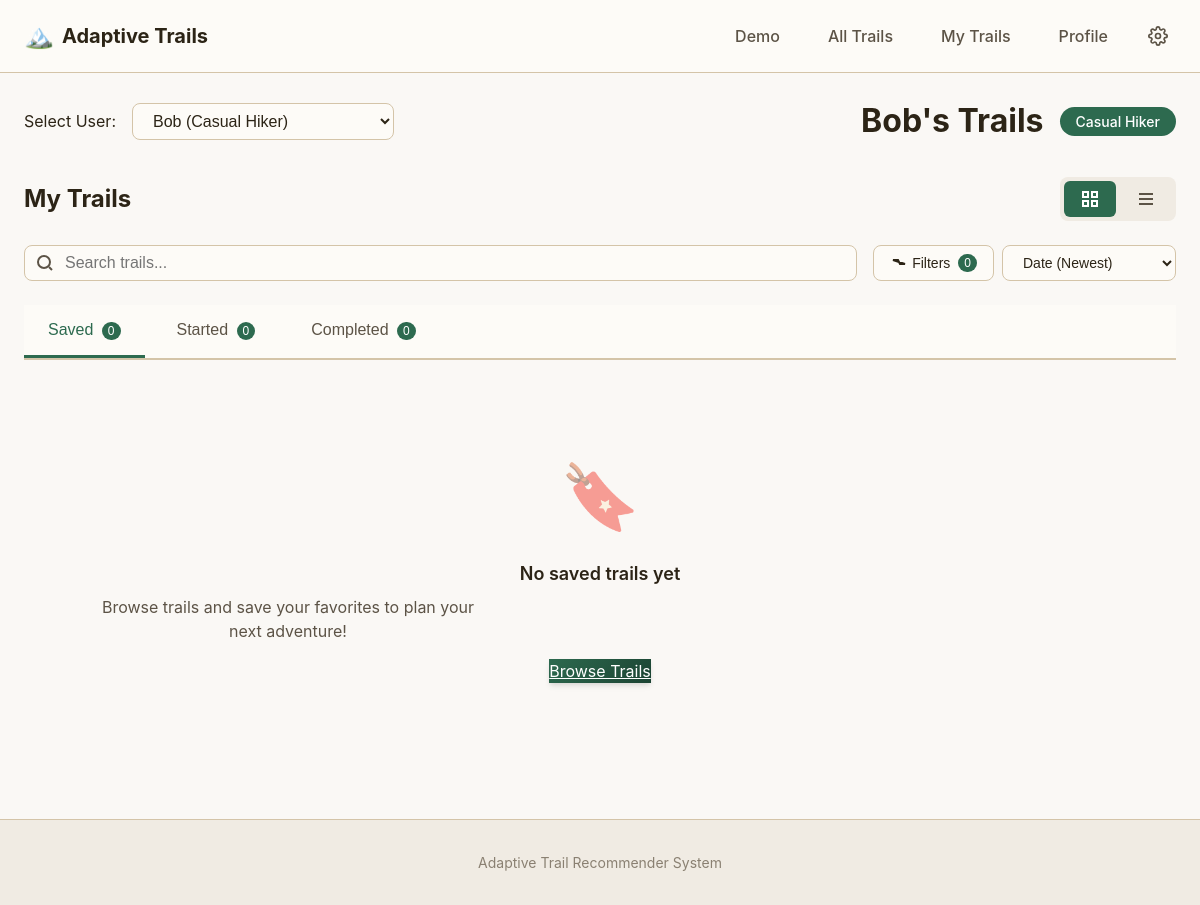
/profile/102/my-trails, run on an earlier commit of the app's database.
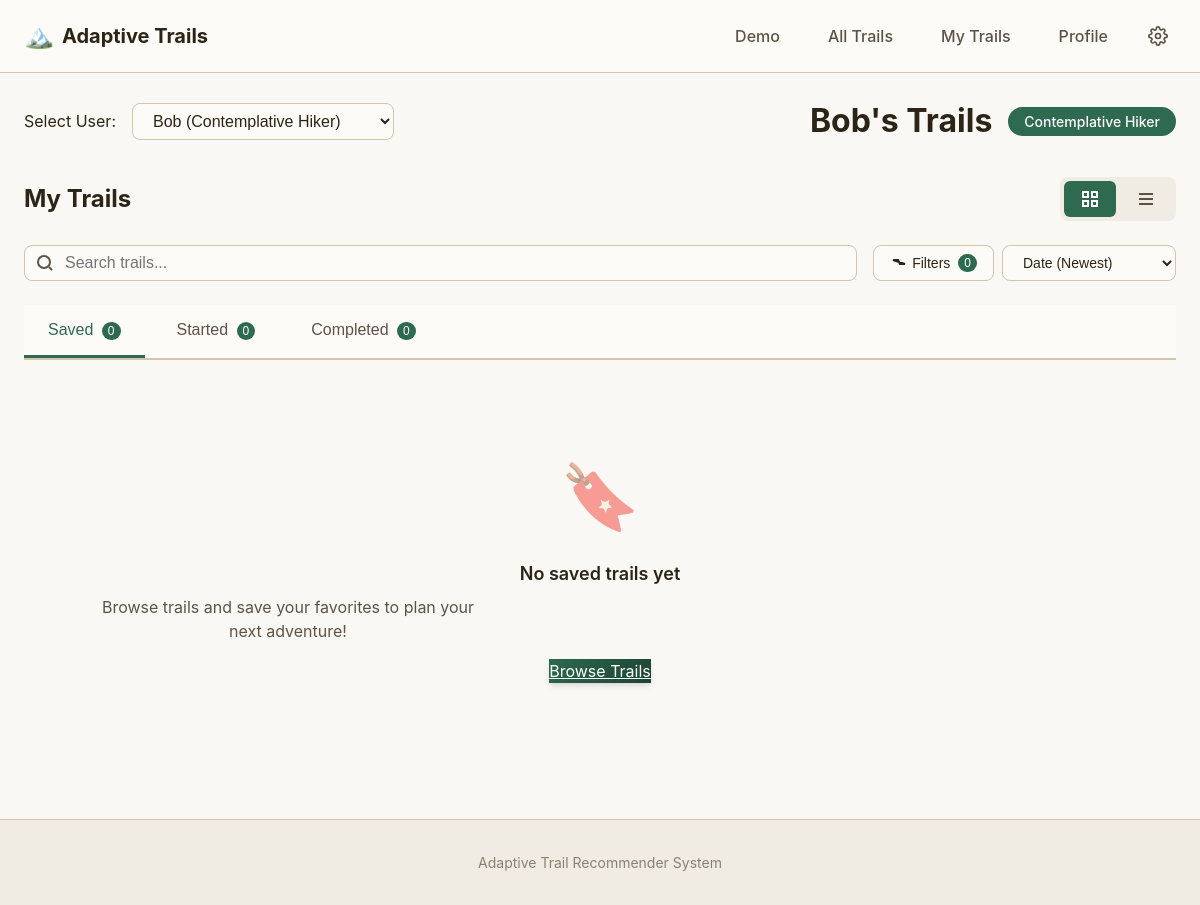
And on a later commit of the database.
### tables this page shows
CREATE TABLE users (
            id INTEGER PRIMARY KEY,
            name TEXT,
            experience TEXT,
            fitness_level TEXT,
            fear_of_heights INTEGER,
            health_constraints TEXT
        );

CREATE TABLE user_profiles (
            user_id INTEGER PRIMARY KEY,
            primary_profile TEXT,
            profile_scores TEXT,
            last_updated TEXT, pinned_dashboard TEXT,
            FOREIGN KEY(user_id) REFERENCES users(id)
        );

### app/__init__.py (the view)
@app.route("/profile/<int:user_id>/my-trails")
def my_trails(user_id):
    user = get_user(user_id)
    if not user:
        return "User not found", 404
    users = get_all_users()
    return render_template("my_trails.html", user=user, users=users)

### app/__init__.py (called while the page is built)
def get_locale():
    user_locale = request.cookies.get(LOCALE_COOKIE)
    if user_locale in SUPPORTED_LOCALES:
        return user_locale
    al = request.headers.get("Accept-Language", "")
    for part in al.split(","):
        part = part.split(";")[0].strip().lower()
        if part.startswith("fr"):
            return "fr"
        if part.startswith("en"):
            return "en"
    return DEFAULT_LOCALE

@app.context_processor
def inject_locale():
    locale = get_locale()
    def _(key):
        return get_translation(locale, key)
    return {"locale": locale, "_": _}

@app.template_filter('profile_name_en')
def profile_name_en_filter(profile_key):
    if not profile_key:
        return None
    profile_names = {
        "elevation_lover": "Elevation Enthusiast",
        "performance_athlete": "Performance Athlete",
        "contemplative": "Contemplative Hiker",
        "casual": "Casual Hiker",
        "family": "Family / Group Hiker",
        "explorer": "Explorer / Adventurer",
        "photographer": "Photographer / Content Creator"
    }
    return profile_names.get(profile_key, profile_key)

### templates/my_trails.html (shortened to what this page needs)
{% extends "base.html" %}
{% block content %}
    <div class="container profile-container">
        <div class="profile-header">
            <div class="user-selector-section">
                <label for="user-select">Select User:</label>
                <select id="user-select" class="user-select">
                    {% for u in users %}
                    <option value="{{ u.id }}" {% if u.id == user.id %}selected{% endif %}>
                        {{ u.name }}{% if u.detected_profile %} ({{ u.detected_profile|profile_name_en }}){% endif %}
                    </option>
                    {% endfor %}
                </select>
            </div>
            <div class="profile-info-header">
                <h1>{{ user.name }}'s Trails</h1>
                {% if user.detected_profile %}
                <span class="profile-badge">{{ user.detected_profile|profile_name_en }}</span>
                {% endif %}
            </div>
        </div>
        <div class="trail-management-section">
            <div class="trail-section-header">
                <h2>My Trails</h2>
                <div class="view-mode-toggle">
                    <button class="view-mode-btn active" data-view="grid" title="Grid View">
                        <svg width="20" height="20" viewBox="0 0 20 20" fill="none" stroke="currentColor" stroke-width="2">
                            <rect x="3" y="3" width="5" height="5"></rect>
                            <rect x="12" y="3" width="5" height="5"></rect>
                            <rect x="3" y="12" width="5" height="5"></rect>
                            <rect x="12" y="12" width="5" height="5"></rect>
                        </svg>
                    </button>
                    <button class="view-mode-btn" data-view="list" title="List View">
                        <svg width="20" height="20" viewBox="0 0 20 20" fill="none" stroke="currentColor" stroke-width="2">
                            <line x1="3" y1="5" x2="17" y2="5"></line>
                            <line x1="3" y1="10" x2="17" y2="10"></line>
                            <line x1="3" y1="15" x2="17" y2="15"></line>
                        </svg>
                    </button>
                </div>
            </div>
            <div class="trail-controls-bar">
                <div class="search-container">
                    <input type="text" id="trail-search" class="trail-search-input" placeholder="Search trails...">
                </div>
                <div class="filter-sort-container">
                    <button class="btn-filter-toggle" id="filter-toggle">
                        <svg width="18" height="18" viewBox="0 0 18 18" fill="none" stroke="currentColor" stroke-width="2">
                            <polygon points="3,6 8,6 10,10 15,10"></polygon>
                        </svg>
                        Filters
                        <span id="filter-count" class="filter-count">0</span>
                    </button>
                    <select id="trail-sort" class="trail-sort-select">
                        <option value="date-desc">Date (Newest)</option>
                    </select>
                </div>
            </div>
            <div class="trail-tabs">
                <button class="trail-tab active" data-tab="saved">Saved <span id="saved-count" class="count">0</span></button>
                <button class="trail-tab" data-tab="started">Started <span id="started-count" class="count">0</span></button>
                <button class="trail-tab" data-tab="completed">Completed <span id="completed-count" class="count">0</span></button>
            </div>
            <div id="trail-lists" class="trail-lists">
                <div id="saved-trails" class="trail-list active"></div>
            </div>
        </div>
    </div>
{% endblock %}

What changed in the data, as far as the page shows it:
computed for users "Bob": name "Bob (Casual Hiker)" → "Bob (Contemplative Hiker)"
changed user_profiles: detected_profile|profile_name_en "Casual Hiker" → "Contemplative Hiker"
